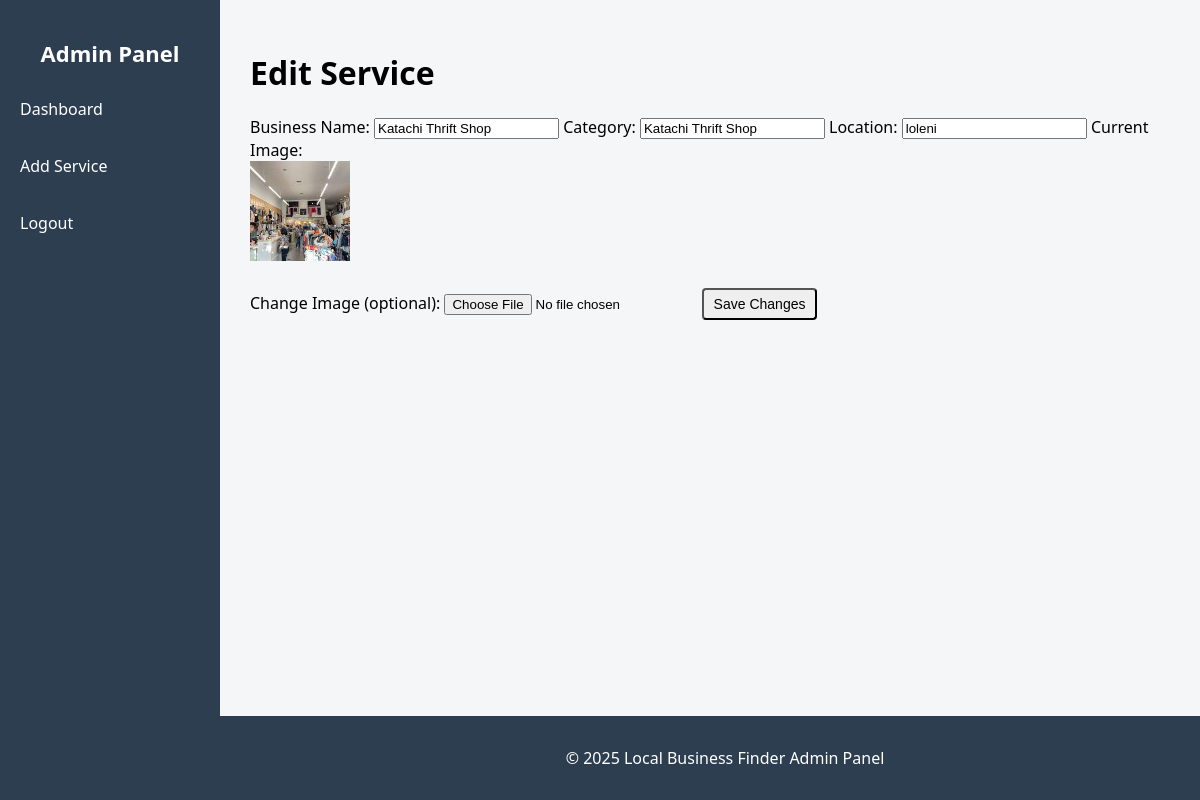
/admin/edit_service.php?id=3 (signed in), run on the app's committed database.
### tables this page shows
CREATE TABLE `services` (
  `id` int(11) NOT NULL,
  `business_name` varchar(255) DEFAULT NULL,
  `description` text DEFAULT NULL,
  `category` varchar(100) DEFAULT NULL,
  `location` varchar(255) DEFAULT NULL,
  `rating` float DEFAULT NULL,
  `image` varchar(255) DEFAULT NULL
);

### admin/edit_service.php (the view, shortened to what this page needs)
<?php include 'db.php'; ?>
<?php
$service_id = $_GET['id'];
$result = mysqli_query($conn, "SELECT * FROM services WHERE id = $service_id");
$service = mysqli_fetch_assoc($result);
?>
<!DOCTYPE html>
<html lang="en">
<head>
    <link rel="stylesheet" href="style.css">
</head>
<body>
<div class="dashboard">
    <div class="sidebar">
        <h2>Admin Panel</h2>
        <ul>
            <li><a href="index.php">Dashboard</a></li>
            <li><a href="add_service.php">Add Service</a></li>
            <li><a href="logout.php">Logout</a></li>
        </ul>
    </div>
    <div class="main-content">
        <div class="header">
            <h1>Edit Service</h1>
        </div>
        <form method="post" enctype="multipart/form-data" class="form-container">
            <label>Business Name:</label>
            <input type="text" name="business_name" value="<?= htmlspecialchars($service['business_name']) ?>" required>
            <label>Category:</label>
            <input type="text" name="category" value="<?= htmlspecialchars($service['category']) ?>" required>
            <label>Location:</label>
            <input type="text" name="location" value="<?= htmlspecialchars($service['location']) ?>" required>
            <label>Current Image:</label><br>
            <img src="<?= $service['image'] ?>" style="width: 100px; height: 100px; object-fit: cover;"><br><br>
            <label>Change Image (optional):</label>
            <input type="file" name="image">
            <button type="submit" class="action-btn save">Save Changes</button>
        </form>
    </div>
</div>
<footer class="footer">
    <p>© <?= date('Y') ?> Local Business Finder Admin Panel</p>
</footer>
</body>
</html>

### admin/style.css (style rules this page uses)
body { margin: 0; font-family: 'Segoe UI', sans-serif; background-color: #f4f6f8; }
.dashboard { display: flex; }
.sidebar { width: 220px; background-color: #2c3e50; color: white; height: 100vh; padding: 20px 0; position: fixed; }
.sidebar h2 { text-align: center; margin-bottom: 20px; font-size: 22px; }
.sidebar ul { list-style: none; padding: 0; }
.sidebar ul li { margin: 15px 0; }
.sidebar ul li a { color: white; text-decoration: none; display: block; padding: 10px 20px; }
.main-content { margin-left: 220px; padding: 30px; flex: 1; }
.header { display: flex; justify-content: space-between; align-items: center; }
.action-btn { padding: 6px 10px; margin-right: 5px; text-decoration: none; border-radius: 4px; font-size: 14px; }
.footer { text-align: center; padding: 15px; background-color: #2c3e50; color: white; position: fixed; bottom: 0; left: 220px; width: calc(100% - 220px); }

### data on the page
services: business_name "Katachi Thrift Shop", category "Katachi Thrift Shop", location "loleni", image (picture)
